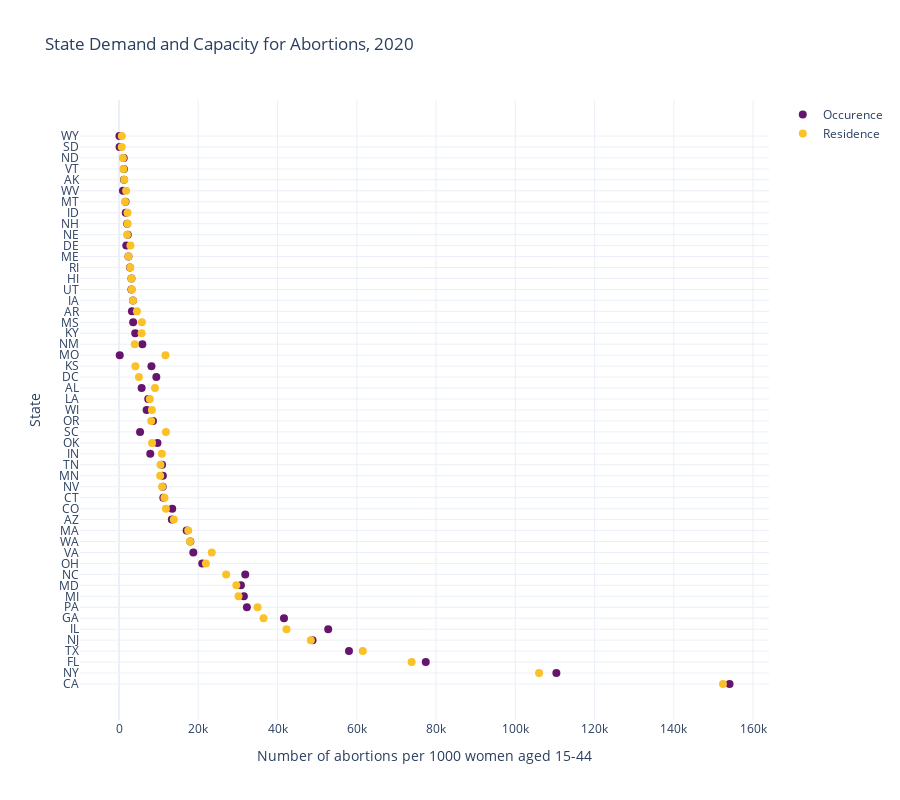

Notebook cell for this chart:
### Markdown cell above
#### Traveling for abortion services
Even before Dobbs, there was substantial interstate travel for women who were seeking abortion services. The plot below compares the number of abortions provided in each state versus the number of state residents who sought abortion care. States like Texas, Virginia and Missouri already had substantial demand out-of-state for abortions, and with Dobbs bans this will continue to increase. Conversely, states like Illinois, Colorado and Kansas may need additional support for clinics that provide abortions if out-of-state demand increases further with Dobbs.

### Code cell
fig = go.Figure()
fig.add_trace(go.Scatter(
    y=metrics.state,
    x=metrics["No. of abortions, by state of occurrence, 2020"],
    mode = "markers",
    name = "Occurence",
    marker=dict(color="#65156e", size=8) 
))

fig.add_trace(go.Scatter(
    y=metrics.state,
    x=metrics["No. of abortions, by state of residence, 2020"],
    mode = "markers",
    name = "Residence",
    marker=dict(color="#fac228", size=8)))

fig.add_trace

fig.update_layout(title="State Demand and Capacity for Abortions, 2020",
                  xaxis_title="Number of abortions per 1000 women aged 15-44",
                  yaxis_title="State",
                 height = 800)
fig.update_layout(barmode='stack', yaxis={'categoryorder':'total descending','tickmode':'linear'},
                 template = "plotly_white", bargap = 0, hovermode = "y unified")
fig.show()

### Figure 1 — Plotly figure (JSON) as saved in the notebook; plotly's stock layout.template omitted (floating-point values rounded to 4 significant figures)
{"data": [{"marker": {"color": "#65156e", "size": 8}, "mode": "markers", "name": "Occurence", "type": "scatter", "x": [17060, 9410, 3130, 1230, 3510, 2760, 11060, 31500, 32260, 20990, 2050, 11170, 1830, 4080, 6960, 110360, 17980, 990, 30750, 52780, 154060, 8560, 7360, 1170, 13420, 48830, 10850, 2370, 1630, 3120, 8180, 7880, 3250, 5880, 130, 18740, 2200, 13320, 170, 5700, 31850, 11010, 1240, 5300, 1690, 3560, 100, 77400, 41620, 9690, 58020], "y": ["MA", "DC", "HI", "VT", "IA", "RI", "MN", "MI", "PA", "OH", "NH", "CT", "DE", "KY", "WI", "NY", "WA", "WV", "MD", "IL", "CA", "OR", "LA", "ND", "CO", "NJ", "TN", "ME", "MT", "UT", "KS", "IN", "AR", "NM", "SD", "VA", "NE", "AZ", "MO", "AL", "NC", "NV", "AK", "SC", "ID", "MS", "WY", "FL", "GA", "OK", "TX"]}, {"marker": {"color": "#fac228", "size": 8}, "mode": "markers", "name": "Residence", "type": "scatter", "x": [17460, 5010, 3120, 1100, 3510, 2830, 10380, 30150, 34950, 21920, 2150, 11460, 2870, 5690, 8290, 105990, 17910, 1780, 29590, 42250, 152400, 8110, 7760, 960, 11830, 48390, 10450, 2370, 1510, 3220, 4120, 10810, 4510, 3950, 680, 23390, 2020, 13820, 11710, 9060, 27030, 10870, 1320, 11830, 2130, 5760, 700, 73830, 36470, 8330, 61500], "y": ["MA", "DC", "HI", "VT", "IA", "RI", "MN", "MI", "PA", "OH", "NH", "CT", "DE", "KY", "WI", "NY", "WA", "WV", "MD", "IL", "CA", "OR", "LA", "ND", "CO", "NJ", "TN", "ME", "MT", "UT", "KS", "IN", "AR", "NM", "SD", "VA", "NE", "AZ", "MO", "AL", "NC", "NV", "AK", "SC", "ID", "MS", "WY", "FL", "GA", "OK", "TX"]}], "layout": {"bargap": 0, "barmode": "stack", "height": 800, "hovermode": "y unified", "title": {"text": "State Demand and Capacity for Abortions, 2020"}, "xaxis": {"title": {"text": "Number of abortions per 1000 women aged 15-44"}}, "yaxis": {"categoryorder": "total descending", "tickmode": "linear", "title": {"text": "State"}}}}
